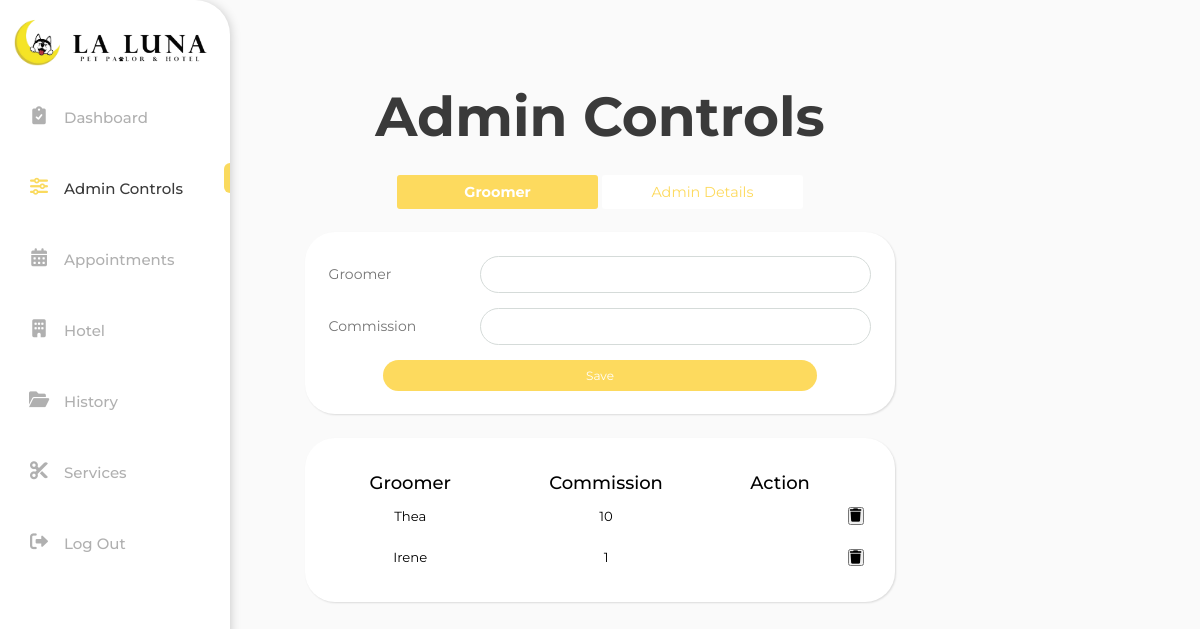
/Admin_2/admin_2.php, run on the app's committed database.
### tables this page shows
CREATE TABLE `groomer_details` (
  `Groomer_ID` varchar(32) NOT NULL,
  `Groomer_name` varchar(30) NOT NULL,
  `Commission` float NOT NULL
);

### Admin_2/admin_2.php (the view, shortened to what this page needs)
<html>
<head>
    <link rel="stylesheet" href="https://cdnjs.cloudflare.com/ajax/libs/font-awesome/6.0.0/css/all.min.css">
	<link rel='stylesheet' href='admin_2.css'>
</head>
<body>
<div class='title'>
    Admin Controls
</div>
<div class='navi'>
    <button class = 'navi_btn active'>Groomer</button>
    <button class = 'navi_btn'>Admin Details</button>
</div>
<div class="sidebar">
    <div class="logo-details">
    <img src="sidebar_logo_1.png" class="logopic1"></img>
    <img src="sidebar_logo_2.png" class="logopic2"></img>
  </div>
  <ul class="nav-list">
  <li>
    <a href="../Dashboard/dashboard.php">
      <i class="fa-solid fa-clipboard-check"></i>
      <span class="links_name">Dashboard</span>
    </a>
  </li>
  <li>
    <a href="../Admin_2/admin_2.php" class='active-page'>
      <i class="fa-solid fa-sliders"></i>
      <span class="links_name">Admin Controls</span>
      <div class="active-bar"></div>
    </a>
  </li>
  <li>
    <a href="../La Luna Calendar/calendar.php">
      <i class="fa-solid fa-calendar-days"></i>
      <span class="links_name">Appointments</span>
    </a>
  </li>
  <li>
    <a href="../Hotel/hotel.php">
      <i class="fa-solid fa-building"></i>
      <span class="links_name">Hotel</span>
    </a>
  </li>
  <li>
    <a href="../History_Page/history.php">
      <i class="fa-solid fa-folder-open"></i>
      <span class="links_name">History</span>
    </a>
  </li>
  <li>
    <a href="../Services/services.php">
      <i class="fa-solid fa-scissors"></i>
      <span class="links_name">Services</span>
    </a>
  </li>
  <li>
    <a href="../Login/login.php">
      <i class="fa-solid fa-right-from-bracket"></i>
      <span class="links_name">Log Out</span>
    </a>
  </li>
</ul>
  </div>
<form action="logindetails_edit.php" method="POST">
  <div class='wrapper'>
      <div class='form'>
          <div class='inputfield'>
            <label id = "text1">Groomer</label>
            <input type='text' class='input' name = 'groomer'>
          </div>
      <div class='inputfield'>
        <label>Commission</label>
        <input type='text' class='input' name = 'commission'>
      </div>
      <div class='inputfield'>
        <input type='submit' name = 'updatedatagroomer' value='Save' class='btn'>
      </div>
      </form>
<div class = 'wrapper' id = "groomerdetails">
<?php include ('groomerdetails.php'); ?>
       <table class="tg">
       <tr>
          <th>Groomer</th>
          <th>Commission</th>
          <th>Action</th>
        </tr>
          <?php
        $result = $connect->query("SELECT * FROM `groomer_details`")
        or die($connect->error);
            while($row = $result->fetch_assoc()) {
              ?>
            <tbody>
            <tr>
                <td class="tg-text1"><?php echo $row['Groomer_name']; ?></td>
                <td class="tg-text2"><?php echo $row['Commission']; ?></td>
                <td class="buttons">
                <td><a href = "groomer_del.php?deleteid=<?php echo $row['Groomer_ID']; ?>"><button id = "icon" type="submit"><i class="fa-solid fa-trash"></i></button></a></tr>
            </tbody>
            <?php
          }?>
</div>
</body>

### Admin_2/admin_2.css (style rules this page uses)
* { margin: 0; padding: 0; box-sizing: border-box; font-family: 'Montserrat', sans-serif; }
body { background: #fafafa; padding: 0 10px; }
.wrapper { max-width: 50%; width: 100%; background: #fff; margin: 2% auto; box-shadow: 1px 1px 2px rgba(0,0,0,0.125); padding: 2%; border-radius: 30px; }
.title { font-size: 55px; font-weight: 700; margin-bottom: 25px; color: #3A3A3A; text-align: center; margin-top: 7%; }
.navi { text-align: center; }
.navi .navi_btn { width: 17%; padding: 8px 10px; font-size: 1.2vw; border: 0px; background: #fff; color: #FDDA5E; cursor: pointer; border-radius: 3px; outline: none; text-align: center; }
.navi .navi_btn.active { background: #FDDA5E; color: #fff; font-weight: bold; }
.wrapper .form { width: 100%; }
.wrapper .form .inputfield { margin-bottom: 15px; display: flex; align-items: center; }
.wrapper .form .inputfield label { width: 200px; color: #757575; margin-right: 10px; font-size: 14px; }
.wrapper .form .inputfield .input { width: 100%; outline: none; border: 1px solid #d5dbd9; font-size: 15px; padding: 8px 10px; border-radius: 30px; transition: all 0.3s ease; }
.wrapper .form .inputfield .btn { width: 80%; margin: auto; padding: 8px 10px; font-size: 1vw; border: 0px; background: #FDDA5E; color: #fff; cursor: pointer; border-radius: 30px; outline: none; text-align: center; }
.wrapper .form .inputfield:last-child { margin-bottom: 0; }
.tg th { padding-top: 2%; padding-bottom: 0.2%; font-size: 1.5vw; font-weight: 500; text-align: center; }
.tg { border-collapse:collapse; border-color: #FADA5E; width: 100%; padding-left: 5%; }
.tg td { border-color: #FAFAFA; font-size: 1.1vw; overflow:hidden; padding-top: 1vw; padding-bottom: 1vw; word-break:normal; text-align: center; vertical-align:middle; }
.logopic1 { max-width: 50px; position: relative; top: 10px; }
.logopic2 { display: none; transition: all 0.3s ease; }
.sidebar { position: fixed; left: 0; top: 0; height: 100%; width: 78px; background: #ffffff; padding: 6px 14px; z-index: 99; transition: all 0.5s ease; border-radius: 0 35px 35px 0; -webkit-box-shadow: 3px 0px 11px -3px rgba(206, 68, 68, 0.22); -moz-box-shadow: 3px 0px 11px -3px rgba(3,3,3,0.22); box-shadow: 3px 0px 11px -3px rgba(3,3,3,0.22); }
.sidebar i { color: #B0B0B0; height: 60px; min-width: 50px; font-size: 24px; text-align: center; line-height: 60px; }
.sidebar .nav-list { margin-top: 30px; height: 100%; }
.sidebar li { position: relative; margin: 8px 0; list-style: none; background-color: #ffffff; }
.sidebar li a { display: flex; height: 8%; width: 100%; border-radius: none; align-items: center; text-decoration: none; transition: all 0.4s ease; background: #ffffff; }
.sidebar li a .links_name { color: #B0B0B0; font-size: 15px; font-weight: 500; white-space: nowrap; display: none; pointer-events: none; transition: 0.1s; }
.sidebar li i { height: 45px; line-height: 40px; font-size: 18px; border-radius: 12px; background-color: transparent; position: relative; }
a.active-page > .active-bar { height: 30px; width: 6px; z-index: 99; background-color: #FADA5E; border-radius: 10px 0 0 10px; position: absolute; left: 58px; top: 6px; transition: all 0.5s ease; }
a.active-page > i { color: #FADA5E; }

### data on the page
groomer_details: Groomer_name "Thea", Commission "10"
groomer_details: Groomer_name "Irene", Commission "1"
